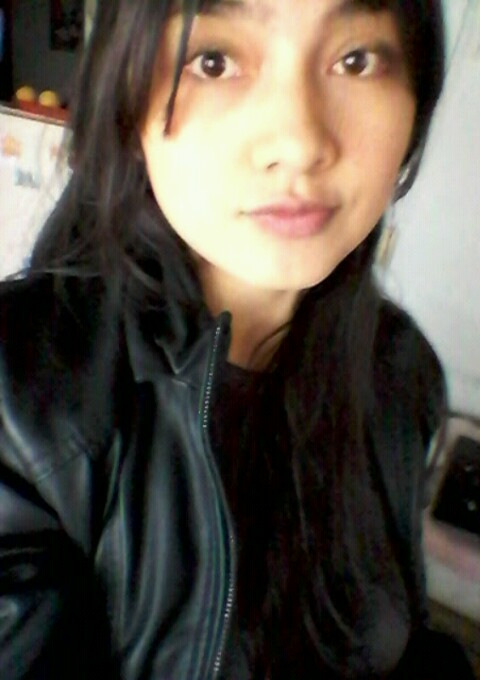
#> input picture ProccesingL/lina3.jpg, 480 x 680 px, found by its file name
$ python ProccesingLina.py
#> lines starting #> are read from the running program, lines starting #| are printed output that depends on the picture
# -*- coding: utf-8 -*-
"""
Created on Sat Aug 31 19:51:11 2019

@author: Administrador
"""
import matplotlib.pyplot as plt
import skimage
import os
import numpy as np

from skimage import io
def matrizExtended(m):#funcion para complementar y ampliar la matriz original con los pixeles inversos de las esquinas
    lx,ly=m.shape # lx=numero de filas de m, ly numero de columnas de m
    k=np.zeros((lx+2,ly+2))
    k[1:lx+1,1:ly+1]=m
    k[lx+1,1:(ly+1)]=m[0,:]
    k[0,1:(ly+1)]=m[lx-1,:]
    k[:,0]=k[:,ly]
    k[:,ly+1]=k[:,1]
    return k

#funncion convolucion para multiplicar la mascara y sacar el promedio en la matris resultante
def comvolution(m,mask): #m= matriz aumentada con las filas y columnas de las esquinas invertidas, mask= mascara
    lx,ly=m.shape # lx=numero de filas de m, ly numero de columnas de m
    c=np.zeros((lx-2,ly-2))#nueva matriz donde se almacenara los resultados de los promedios de las multiplicaciones entre la mascaray las subregiones de 3x3
    for x in range(lx-2):#for para las filas
        for y in range(ly-2):#for para las columnas
            c[x,y]=np.mean(np.array((m[x:x+3,y:y+3]))*mask)#operacion entre matrices de 3x3 que avanzan de a una en la matriz amentada desde 0 a
    return c #devuelve la matriz

filename=os.path.join('D:\matriz3D','lina3.jpg')#crea la ruta para cargar la imagen
l=io.imread(filename)#carga la imagen a color
#> l is the input picture: shape (680, 480, 3); mean R, G, B 87.4, 80.7, 71.3
m=((l.mean(axis=2))/255)#hace el promedio para convertirla a escala de grises
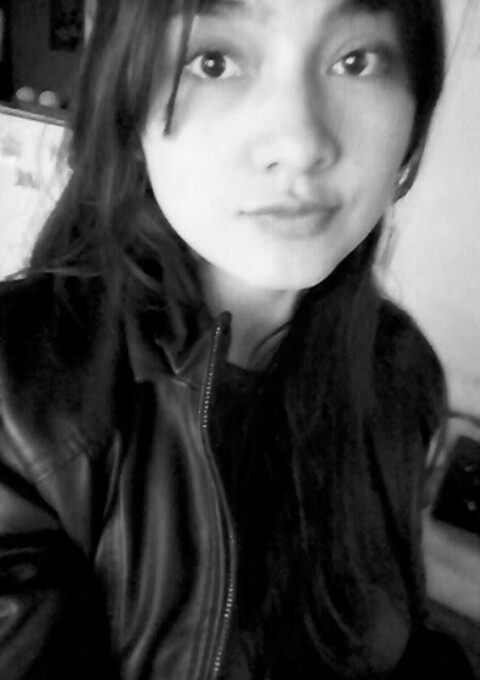
#> m: shape (680, 480) float64; min 0, max 0.975, mean 0.313
h=np.array([[-1,0,1],[-2,0,2],[-1,0,1]])
lina=comvolution(matrizExtended(m),h)
#> in matrizExtended, `k[0,1:(ly+1)]=m[lx-1,:]`: k: shape (682, 482) float64; min 0, max 0.975, mean 0.311
#> in matrizExtended, `k[:,ly+1]=k[:,1]`:
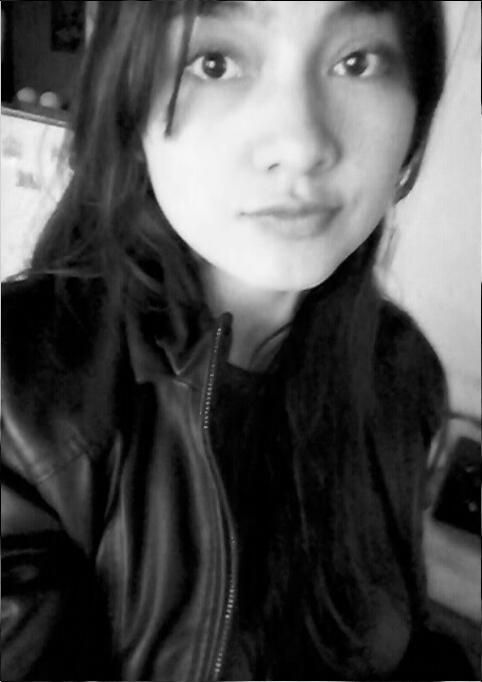
#> k: shape (682, 482) float64; min 0, max 0.975, mean 0.313
#> in comvolution, `lx,ly=m.shape`: lx = 682; ly = 482
#> after the loop in comvolution, `for x in range(lx-2):#for para las filas`:
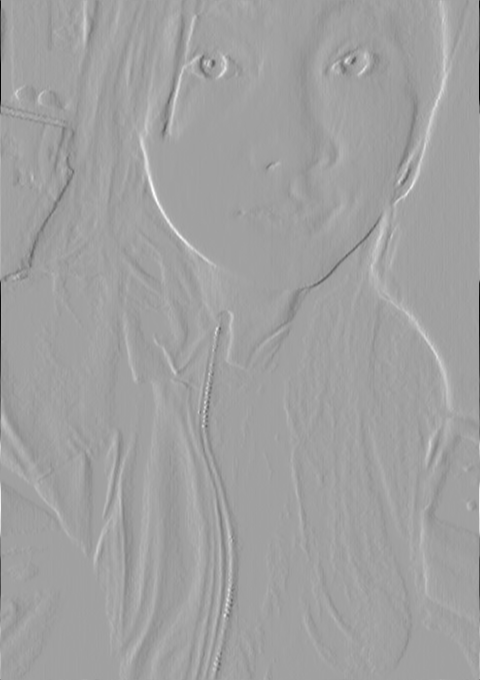
#> c: shape (680, 480) float64; min -0.375, max 0.219, mean 4.68e-21; drawn with min black and max white
plt.imshow(lina,cmap=plt.cm.gray)
